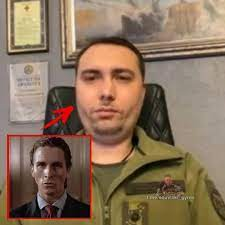
#> input picture logika/m4/u1/sigma.jpg, 225 x 225 px
$ python new_file.py
#> lines starting #> are read from the running program, lines starting #| are printed output that depends on the picture
from PIL import Image, ImageFilter

class ImageEditor():
    def __init__(self, file_name):
        self.file_name = file_name
        self.original = None
        self.changed = []

    def open(self):
        try:
            self.original = Image.open(self.file_name)
#> self.original is the input picture: PIL image 225x225 RGB; mean R, G, B 137.4, 113.7, 91.2
            self.original.show()
        except:
            print("File is not found")
    def do_left(self):
        left = self.original.transpose(Image.ROTATE_90)
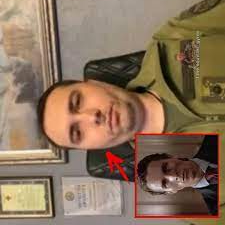
#> left: PIL image 225x225 RGB; mean R, G, B 137.4, 113.7, 91.2

        self.changed.append(left)
        left.save("rotate_" + self.file_name)
    def do_crop(self):
        box = (100,100,200,200)
        croped = self.original.crop(box)
        self.changed.append(croped)
        croped.save("cropped_"+self.file_name)


img = ImageEditor("sigma.jpg")
img.open()
img.do_left()
